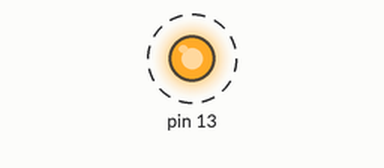
Simulated run of this sketch. Board: Arduino Uno, built with avr-gcc and run on an emulated ATmega328P. Parts: output pins drawn as LEDs (lit = HIGH). Dashed ring = blinking.

Above: at 0.03 s.
Timing chart, 0 to 3.0 s (numbered marks = the images above):
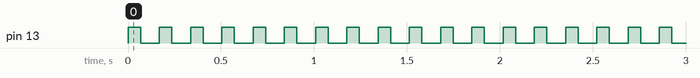

Measured:
- by itself, pin 13: alternates HIGH for 0.07 s and LOW for 0.10 s

The sketch:

IRsendPanasonic.ino
```cpp
/*
  A simple program to send IR signal to a Panasonic Projector device
  Please modify the command bytes below to send the command that you desire.

  Author: Qcumber 2018
*/

#include <IRremote.h>

// The array contains information about the timing for ON and OFF sequences
unsigned int irSignal[] = {3350, 1800, // Header
// Address byte 1
350,  550,  350, 1400,  350,  550,  350,  550,  // 4
350,  550,  350,  550,  350,  550,  350,  550,  // 0
// Address byte 2
350,  550,  350,  550,  350,  550,  350,  550,  // 0
350,  550,  350, 1400,  350,  550,  350,  550,  // 4
// Address byte 3
350,  550,  350,  550,  350,  550,  350,  550,  // 0
350,  550,  350,  550,  350,  550,  350, 1400,  // 1
// Address byte 5
350,  550,  350,  550,  350,  550,  350, 1400,  // 1
350,  550,  350,  550,  350, 1400,  350,  550,  // 2
// Address byte 6
350,  550,  350,  550,  350,  550,  350,  550,  // 0
350,  550,  350,  550,  350,  550,  350,  550,  // 0
// Command byte 1
  // ?
  // ?
// Command byte 2
  // ?
  // ?
// Stop pulse
350 };

IRsend irsend;

void setup()
{
// Set pin 13 as a reference (when a stream of signal is sent)
pinMode(13, OUTPUT);

}

void loop() {
  int khz = 38; // 38kHz carrier frequency

  digitalWrite(13, HIGH);
  irsend.sendRaw(irSignal, sizeof(irSignal) / sizeof(irSignal[0]), khz); //Note the approach used to automatically calculate the size of the array.
  digitalWrite(13, LOW);

  delay(100); // Repeat every 100 ms
}
```
